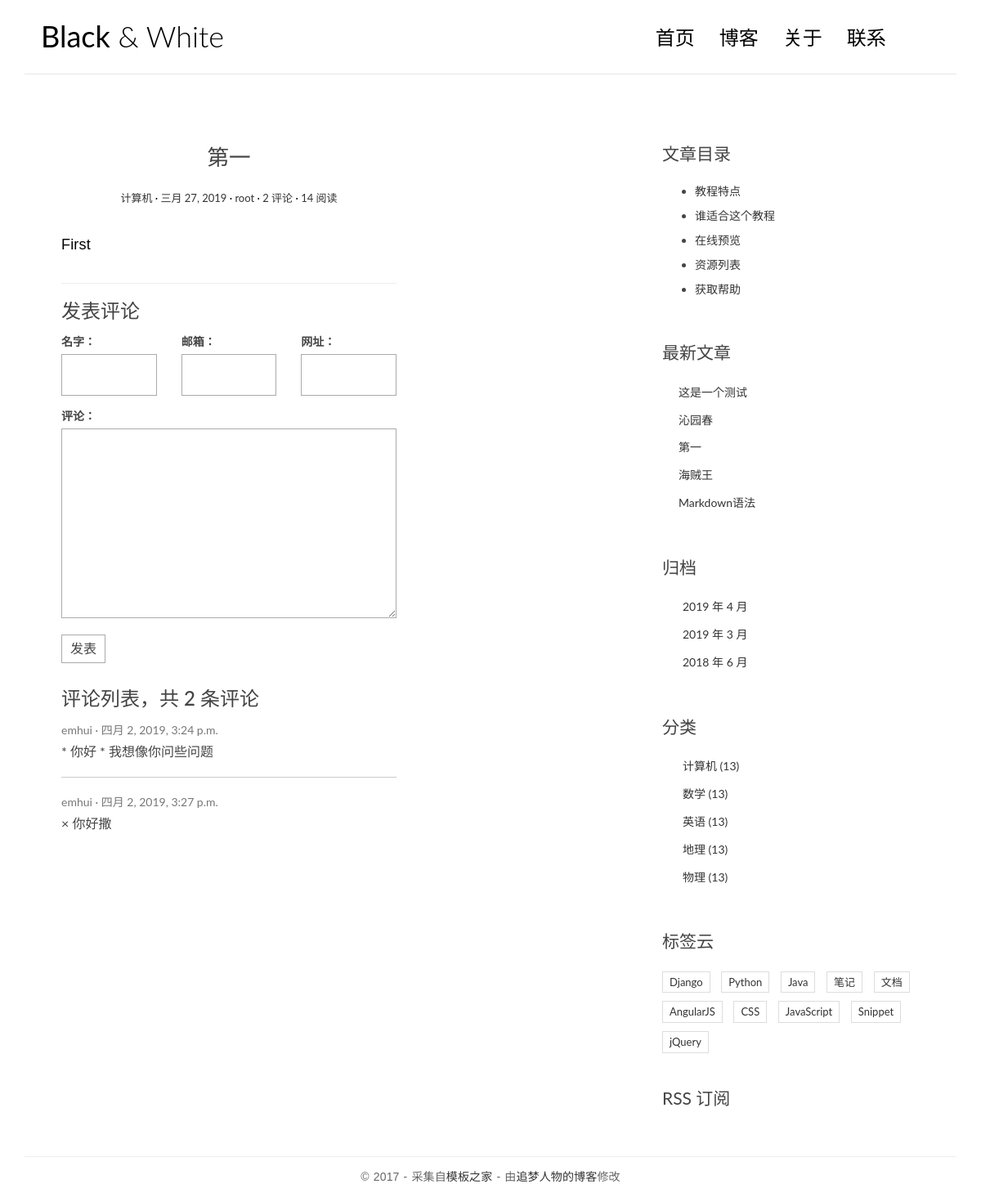
The app's page /post/1/ with its own data.
### blog/models.py (models this page shows, shortened)
class Post(models.Model):
    title = models.CharField(max_length=100)
    body = models.TextField()
    created_time = models.DateField()
    modified_time = models.DateField(blank=True)
    category = models.ForeignKey(Category)
    tags = models.ManyToManyField(Tag,blank=True)
    author = models.ForeignKey(User)
    views = models.PositiveIntegerField(default=0)
    excerpt = models.CharField(max_length=200, blank=True)
    def get_absolute_url(self):
        return reverse('blog:detail',kwargs={'pk':self.pk})
    class Meta:
        ordering = ['-created_time','title']
    def increase_views(self):
        self.views += 1
        self.save(update_fields=['views'])
    def save(self, *args, **kwargs):
        if not self.excerpt:
            md = markdown.Markdown(
                    extensions=[
                        'markdown.extensions.extra',
                        'markdown.extensions.codehilite',
                        ]
                    )
            self.excerpt = strip_tags(md.convert(self.body))[:54]
        super(Post, self).save(*args, **kwargs)

class Category(models.Model):
    name = models.CharField(max_length=100)
    def __str__(self):
        return self.name

### comments/models.py (models this page shows, shortened)
class Comment(models.Model):
    name = models.CharField(max_length=100)
    email = models.EmailField(max_length=255)
    url = models.URLField(blank=True)
    text = models.TextField()
    created_time = models.DateTimeField(auto_now_add=True)
    post = models.ForeignKey('blog.Post')

### blog/views.py (the view)
# urls.py: url(r'^post/(?P<pk>[0-9]+)/$', views.detail, name='detail'),
def detail(request, pk):
    post = get_object_or_404(Post,pk=pk)
    post.increase_views()
    post.body = markdown.markdown(
        post.body,
        extensions = [
            'markdown.extensions.extra',
            'markdown.extensions.codehilite',
            'markdown.extensions.toc',
        ]
    )
    form = CommentForm()
    comment_list = post.comment_set.all()
    context = {
        'post': post,
        'form':form,
        'comment_list':comment_list,
    }
    return render(request,'blog/detail.html',context=context)

### comments/forms.py
class CommentForm(forms.ModelForm):
    class Meta: # 大写字母
        model = Comment
        fields = ['name','email','url','text']

### blog/templatetags/blog_tags.py (called while the page is built)
@register.simple_tag
def get_recent_posts(num=5):
    return Post.objects.all().order_by('-created_time')[:num]

@register.simple_tag
def archive():
    return Post.objects.dates('created_time','month',order='DESC')

@register.simple_tag
def get_categories():
    return Category.objects.all()

### templates/blog/detail.html (shortened to what this page needs)
{% extends 'base.html'%}
{% block main %}
            <main class="col-md-8">
                <article class="post post-{{ post.pk }}">
                    <header class="entry-header">
                        <h1 class="entry-title">{{ post.title}}</h1>
                        <div class="entry-meta">
                            <span class="post-category"><a href="#">{{ post.category }}</a></span>
                            <span class="post-date"><a href="#"><time class="entry-date"
                                                                      datetime="{{ post.created_time }}">{{ post.created_time }}</time></a></span>
                            <span class="post-author"><a href="#">{{post.author}}</a></span>
                            <span class="comments-link"><a href="#">{{ post.comment_set.count }} 评论</a></span>
                            <span class="views-count"><a href="#">{{ post.views }} 阅读</a></span>
                        </div>
                    </header>
                    <div class="entry-content clearfix">
                        {{post.body|safe}}
                    </div>
                </article>
                <section class="comment-area" id="comment-area">
                    <hr>
                    <h3>发表评论</h3>
                    <form action="{% url 'comments:post_comment' post.pk %}" method="post" class="comment-form">
                        <div class="row">
                            <div class="col-md-4">
                                <label for="{{ form.name.id_for_label }}">名字：</label>
                                {{ form.name }}
                            </div>
                            <div class="col-md-4">
                                <label for="{{ form.email.id_for_label }}">邮箱：</label>
                                {{ form.email }}
                            </div>
                            <div class="col-md-4">
                                <label for="{{ form.url.id_for_label }}">网址：</label>
                                {{ form.url }}
                            </div>
                            <div class="col-md-12">
                                <label for="{{ form.text.id_for_label }}">评论：</label>
                                {{ form.text }}
                                <button type="submit" class="comment-btn">发表</button>
                            </div>
                        </div>
                    </form>
                    <div class="comment-list-panel">
                        <h3>评论列表，共 <span>{{ post.comment_set.count }}</span> 条评论</h3>
                        <ul class="comment-list list-unstyled">
                            {% for comment in comment_list %}
                            <li class="comment-item">
                                <span class="nickname">{{ comment.name }}</span>
                                <time class="submit-date" datetime="{{ comment.created_time }}">{{ comment.created_time }}</time>
                                <div class="text">
                                    {{ comment.text }}
                                </div>
                            </li>
                            {% empty %}
                            暂无评论
                            {% endfor %}
                        </ul>
                    </div>
                </section>
            </main>
{% endblock main %}
                {% block toc %}
                <div class="widget widget-content">
                    <h3 class="widget-title">文章目录</h3>
                    <ul>
                        <li>
                            <a href="#">教程特点</a>
                        </li>
                        <li>
                            <a href="#">谁适合这个教程</a>
                        </li>
                        <li>
                            <a href="#">在线预览</a>
                        </li>
                        <li>
                            <a href="#">资源列表</a>
                        </li>
                        <li>
                            <a href="#">获取帮助</a>
                        </li>
                    </ul>
                </div>
                {% endblock toc%}

### templates/base.html (shortened to what this page needs)
{% load staticfiles %}
{% load blog_tags %}
<!DOCTYPE html>
<html>
<head>
    <link rel="stylesheet" href="{% static 'blog/css/bootstrap.min.css'%}">
    <link rel="stylesheet" href="{% static 'blog/css/pace.css'%}">
    <link rel="stylesheet" href="{% static 'blog/css/custom.css'%}">
    <link rel="stylesheet" href="{% static 'blog/css/highlights/github.css'%}">
    <link rel="stylesheet" href="http://code.ionicframework.com/ionicons/2.0.1/css/ionicons.min.css">
</head>
<body>
<div class="container">
    <header id="site-header">
        <div class="row">
            <div class="col-md-4 col-sm-5 col-xs-8">
                <div class="logo">
                    <h1><a href="{% url 'blog:index'%}"><b>Black</b> &amp; White</a></h1>
                </div>
            </div>
            <div class="col-md-8 col-sm-7 col-xs-4">
                <nav class="main-nav" role="navigation">
                    <div class="collapse navbar-collapse" id="bs-example-navbar-collapse-1">
                        <ul class="nav navbar-nav navbar-right">
                            <li class="cl-effect-11"><a href="{% url 'blog:index'%}" data-hover="首页">首页</a></li>
                            <li class="cl-effect-11"><a href="full-width.html" data-hover="博客">博客</a></li>
                            <li class="cl-effect-11"><a href="about.html" data-hover="关于">关于</a></li>
                            <li class="cl-effect-11"><a href="contact.html" data-hover="联系">联系</a></li>
                        </ul>
                    </div>
                </nav>
            </div>
        </div>
    </header>
</div>
<div class="content-body">
    <div class="container">
        <div class="row">
            <main class="col-md-8">
                {% block main %}
                {% endblock main%}
            </main>
            <aside class="col-md-4">
                {% block toc %}
                {% endblock toc %}
                <div class="widget widget-recent-posts">
                    {% get_recent_posts as posts_list%}
                    <h3 class="widget-title">最新文章</h3>
                    <ul>
                        {% for rpost in posts_list%}
                        <li>
                            <a href="{{ rpost.get_absolute_url }}">{{rpost.title}}</a>
                        </li>
                        {% empty %}
                        <div>没有数据</div>
                        {% endfor %}
                    </ul>
                </div>
                <div class="widget widget-archives">
                    {% archive as date_list%}
                    <h3 class="widget-title">归档</h3>
                    <ul>
                        {% for date in date_list %}
                        <li>
                            <a href="{% url 'blog:archives' date.year date.month %}">{{ date.year }} 年 {{ date.month }} 月</a>
                        </li>
                        {% endfor %}
                    </ul>
                </div>
                <div class="widget widget-category">
                    {% get_categories as categories_list%}
                    <h3 class="widget-title">分类</h3>
                    <ul>
                        {% for category in categories_list %}
                        <li>
                            <a href="{% url 'blog:category' category.pk %}">{{ category.name }} <span class="post-count">(13)</span></a>
                        </li>
                        {% empty %}
                        暂无分类！
                        {% endfor %}
                    </ul>
                </div>
                <div class="widget widget-tag-cloud">
                    <h3 class="widget-title">标签云</h3>
                    <ul>
                        <li>
                            <a href="#">Django</a>
                        </li>
                        <li>
                            <a href="#">Python</a>
                        </li>
                        <li>
                            <a href="#">Java</a>
                        </li>
                        <li>
                            <a href="#">笔记</a>
                        </li>
                        <li>
                            <a href="#">文档</a>
                        </li>
                        <li>
                            <a href="#">AngularJS</a>
                        </li>
                        <li>
                            <a href="#">CSS</a>
                        </li>
                        <li>
                            <a href="#">JavaScript</a>
                        </li>
                        <li>
                            <a href="#">Snippet</a>
                        </li>
                        <li>
                            <a href="#">jQuery</a>
                        </li>
                    </ul>
                </div>
                <div class="rss">
                    <a href=""> RSS 订阅</a>
                </div>
            </aside>
        </div>
    </div>
</div>
<footer id="site-footer">
    <div class="container">
        <div class="row">
            <div class="col-md-12">
                <p class="copyright">&copy 2017 - 采集自<a href="http://www.cssmoban.com/"
                                                        target="_blank" title="模板之家">模板之家</a>
                    - 由<a href="http://zmrenwu.com/" title="网页模板" target="_blank">追梦人物的博客</a>修改
                </p>
            </div>
        </div>
    </div>
</footer>
</body>
</html>

### blog/static/blog/css/custom.css (style rules this page uses)
* { outline: none; }
h1, h2, h3, h4, h5, h6 { margin-top: 0; }
b { font-weight: 400; }
a { color: #333; }
body { color: #444; font-family: 'Lato', sans-serif; }
p { font-family: 'Ubuntu', sans-serif; font-weight: 400; word-spacing: 1px; letter-spacing: 0.01em; }
#site-header { background-color: #FFF; padding: 25px 20px; margin-bottom: 40px; border-bottom: 1px solid #e7e7e7; }
.logo h1 a { color: #000; }
.logo h1 { margin: 0; font-family: 'Lato', sans-serif; font-weight: 300; }
.main-nav { margin-top: 11px; max-width: 95%; }
.main-nav a { color: #000000 !important; padding: 0 0 5px 0 !important; margin-right: 30px; font-family: 'Lato', sans-serif; font-weight: 300; font-size: 24px; }
.cl-effect-11 a { padding: 10px 0; color: #0972b4; text-shadow: none; }
.cl-effect-11 a::before { position: absolute; top: 0; left: 0; overflow: hidden; padding: 0 0 5px 0 !important; max-width: 0; border-bottom: 1px solid #000; color: #000; content: attr(data-hover); white-space: nowrap; -webkit-transition: max-width 0.5s; -moz-transition: max-width 0.5s; transition: max-width 0.5s; }
.content-body { padding-bottom: 4em; }
.post { background: #fff; padding: 30px 30px 0; }
.entry-title { text-align: center; font-size: 1.9em; margin-bottom: 20px; line-height: 1.6; padding: 10px 20px 0; }
.entry-meta { text-align: center; color: #DDDDDD; font-size: 13px; margin-bottom: 30px; }
.entry-content { font-size: 18px; line-height: 1.9; font-weight: 300; color: #000; }
.post-category::after, .post-date::after, .post-author::after, .comments-link::after { content: ' ·'; color: #000; }
.widget { background: #fff; padding: 30px 0 0; }
.widget-title { font-size: 1.5em; margin-bottom: 20px; line-height: 1.6; padding: 10px 0 0; font-weight: 400; }
.widget-recent-posts ul { padding: 0; margin: 0; padding-left: 20px; }
.widget-recent-posts ul li { list-style-type: none; position: relative; line-height: 170%; margin-bottom: 10px; }
.widget-recent-posts ul li::before { content: '\f3d3'; font-family: "Ionicons"; position: absolute; left: -17px; top: 3px; font-size: 16px; color: #000; }
.widget-archives ul { padding: 0; margin: 0; padding-left: 25px; }
.widget-archives ul li { list-style-type: none; position: relative; line-height: 170%; margin-bottom: 10px; }
.widget-archives ul li::before { content: '\f3f3'; font-family: "Ionicons"; position: absolute; left: -25px; top: 1px; font-size: 16px; color: #000; }
.widget-category ul { padding: 0; margin: 0; padding-left: 25px; }
.widget-category ul li { list-style-type: none; position: relative; line-height: 170%; margin-bottom: 10px; }
.widget-category ul li::before { content: '\f3fe'; font-family: "Ionicons"; position: absolute; left: -25px; top: 1px; font-size: 18px; color: #000; }
.widget-tag-cloud ul { padding: 0; margin: 0; margin-right: -10px; }
.widget-tag-cloud ul li { list-style-type: none; font-size: 13px; display: inline-block; margin-right: 10px; margin-bottom: 10px; padding: 3px 8px; border: 1px solid #ddd; }
.widget-content ul li { margin-bottom: 10px; }
.rss { font-size: 21px; margin-top: 30px; }
.rss a { color: #444; }
#site-footer { padding-top: 10px; padding: 0 0 1.5em 0; }
.copyright { text-align: center; padding-top: 1em; margin: 0; border-top: 1px solid #eee; color: #666; }
.contact-form input, .comment-form input { border: 1px solid #aaa; margin-bottom: 15px; width: 100%; padding: 15px 15px; font-size: 16px; line-height: 100%; transition: 0.4s border-color linear; }
.contact-form textarea, .comment-form textarea { border: 1px solid #aaa; margin-bottom: 15px; width: 100%; padding: 15px 15px; font-size: 16px; line-height: 20px !important; min-height: 183px; transition: 0.4s border-color linear; }
.comment-area { padding: 0 30px 0; }
.comment-form { margin-top: 15px; }
.comment-form .comment-btn { background-color: #fff; border: 1px solid #aaa; font-size: 16px; padding: 5px 10px; }
.comment-list-panel { margin-top: 30px; }
.comment-list { margin-top: 15px; }
.comment-item:not(:last-child) { border-bottom: 1px #ccc solid; margin-bottom: 20px; padding-bottom: 20px; }
.comment-item .nickname, .comment-item .submit-date { color: #777; font-size: 14px; }
.comment-item .nickname:after { content: ' ·'; }
.comment-item .text { padding-top: 5px; font-size: 16px; }

### records on screen
Post: title "第一", category "计算机", created_time "三月 27, 2019", author "root", comment_set.count "2", views "14", body "First"
Comment: name "emhui", created_time "四月 2, 2019, 3:24 p.m.", text "* 你好 * 我想像你问些问题"
Comment: name "emhui", created_time "四月 2, 2019, 3:27 p.m.", text "× 你好撒"
Post: title "这是一个测试"
Post: title "沁园春"
Post: title "海贼王"
Post: title "Markdown语法"
Category: name "计算机"
Category: name "数学"
Category: name "英语"
Category: name "地理"
Category: name "物理"

### other values on screen
{{ date.year }} "2019" "2019" "2018"
{{ date.month }} "4" "3" "6"
